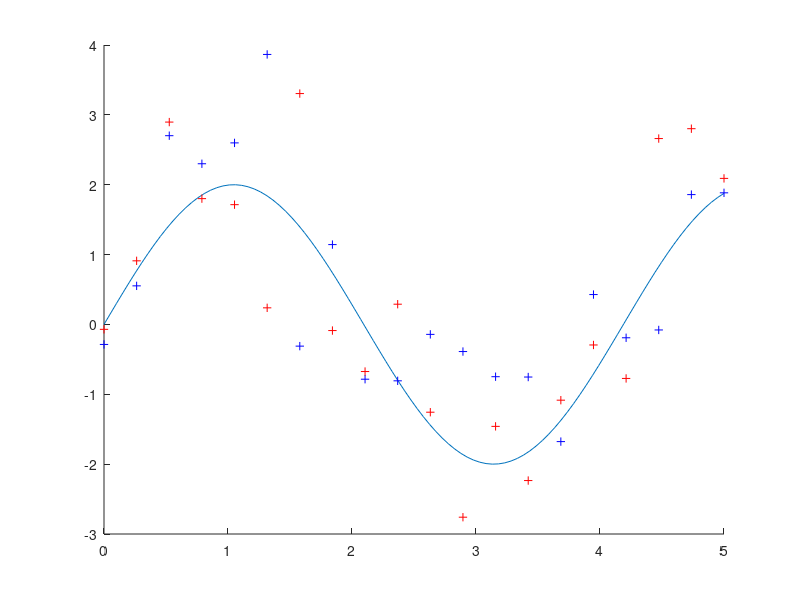

Write the MATLAB code that produced this figure. (Note: this script raises an error after producing the figure.)
function output = p2q1()
    x = linspace(0,5,100);
    y = 2*sin(1.5*x);
    x2 = linspace(0,5,20);
    y2 = 2*sin(1.5*x2) + normrnd(mean(y),1, 1,length(x2));
    x3 = linspace(0,5,20);
    y3 = 2*sin(1.5*x2) + normrnd(mean(y),1, 1,length(x2));
    hold all
    plot(x,y)
    plot(x2,y2,'b+')
    plot(x3,y3,'r+')
    [xData, yData] = prepareCurveData(x2, y2);
    plot(fit(xData,yData,fittype('poly1')))
    plot(fit(xData,yData,fittype('poly2')))
    plot(fit(xData,yData,fittype('poly3')))
    plot(fit(xData,yData,fittype('poly4')))
    plot(fit(xData,yData,fittype('poly5')))
    plot(fit(xData,yData,fittype('poly6')))
    plot(fit(xData,yData,fittype('poly7')))
    plot(fit(xData,yData,fittype('poly8')))
    plot(fit(xData,yData,fittype('poly9')))
    title('Data and fitted polynomials')
end

